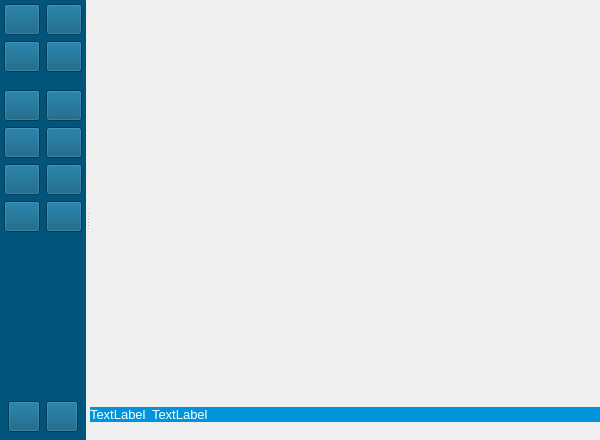
<?xml version="1.0" encoding="UTF-8"?>
<ui version="4.0">
 <class>FormEditorMachine</class>
 <widget class="QWidget" name="FormEditorMachine">
  <property name="geometry">
   <rect>
    <x>0</x>
    <y>0</y>
    <width>600</width>
    <height>440</height>
   </rect>
  </property>
  <property name="windowTitle">
   <string>Form</string>
  </property>
  <layout class="QVBoxLayout" name="verticalLayout_6">
   <property name="leftMargin">
    <number>0</number>
   </property>
   <property name="topMargin">
    <number>0</number>
   </property>
   <property name="rightMargin">
    <number>0</number>
   </property>
   <property name="bottomMargin">
    <number>0</number>
   </property>
   <item>
    <widget class="QSplitter" name="splitter">
     <property name="orientation">
      <enum>Qt::Horizontal</enum>
     </property>
     <widget class="QFrame" name="frame">
      <property name="sizePolicy">
       <sizepolicy hsizetype="MinimumExpanding" vsizetype="Expanding">
        <horstretch>0</horstretch>
        <verstretch>0</verstretch>
       </sizepolicy>
      </property>
      <property name="frameShape">
       <enum>QFrame::NoFrame</enum>
      </property>
      <property name="frameShadow">
       <enum>QFrame::Raised</enum>
      </property>
      <property name="lineWidth">
       <number>0</number>
      </property>
      <layout class="QVBoxLayout" name="verticalLayout_2">
       <property name="leftMargin">
        <number>0</number>
       </property>
       <property name="topMargin">
        <number>0</number>
       </property>
       <property name="rightMargin">
        <number>0</number>
       </property>
       <property name="bottomMargin">
        <number>0</number>
       </property>
       <item>
        <widget class="QFrame" name="tool_frame">
         <property name="styleSheet">
          <string notr="true">color:white;background:#01547a;</string>
         </property>
         <property name="frameShape">
          <enum>QFrame::NoFrame</enum>
         </property>
         <property name="frameShadow">
          <enum>QFrame::Raised</enum>
         </property>
         <layout class="QVBoxLayout" name="verticalLayout_5">
          <property name="leftMargin">
           <number>0</number>
          </property>
          <property name="topMargin">
           <number>0</number>
          </property>
          <property name="rightMargin">
           <number>0</number>
          </property>
          <property name="bottomMargin">
           <number>0</number>
          </property>
          <item>
           <widget class="QFrame" name="frame_3">
            <property name="frameShape">
             <enum>QFrame::NoFrame</enum>
            </property>
            <property name="frameShadow">
             <enum>QFrame::Raised</enum>
            </property>
            <property name="lineWidth">
             <number>0</number>
            </property>
            <layout class="QGridLayout" name="gridLayout">
             <property name="leftMargin">
              <number>4</number>
             </property>
             <property name="topMargin">
              <number>4</number>
             </property>
             <property name="rightMargin">
              <number>4</number>
             </property>
             <property name="bottomMargin">
              <number>4</number>
             </property>
             <item row="0" column="0">
              <widget class="QToolButton" name="tool_pointer">
               <property name="sizePolicy">
                <sizepolicy hsizetype="Expanding" vsizetype="Fixed">
                 <horstretch>0</horstretch>
                 <verstretch>0</verstretch>
                </sizepolicy>
               </property>
               <property name="styleSheet">
                <string notr="true"/>
               </property>
               <property name="text">
                <string/>
               </property>
               <property name="icon">
                <iconset resource="resources.qrc">
                 <normaloff>:/Files/images/toolbars/tools/icon_arrow.gif</normaloff>:/Files/images/toolbars/tools/icon_arrow.gif</iconset>
               </property>
               <property name="iconSize">
                <size>
                 <width>24</width>
                 <height>24</height>
                </size>
               </property>
               <property name="checkable">
                <bool>true</bool>
               </property>
               <property name="checked">
                <bool>false</bool>
               </property>
               <property name="popupMode">
                <enum>QToolButton::DelayedPopup</enum>
               </property>
               <property name="toolButtonStyle">
                <enum>Qt::ToolButtonIconOnly</enum>
               </property>
               <property name="autoRaise">
                <bool>false</bool>
               </property>
              </widget>
             </item>
             <item row="4" column="1">
              <widget class="QToolButton" name="tool_machine_right">
               <property name="sizePolicy">
                <sizepolicy hsizetype="Expanding" vsizetype="Fixed">
                 <horstretch>0</horstretch>
                 <verstretch>0</verstretch>
                </sizepolicy>
               </property>
               <property name="styleSheet">
                <string notr="true"/>
               </property>
               <property name="text">
                <string/>
               </property>
               <property name="icon">
                <iconset resource="resources.qrc">
                 <normaloff>:/Files/images/toolbars/tools/icon_r_small.gif</normaloff>:/Files/images/toolbars/tools/icon_r_small.gif</iconset>
               </property>
               <property name="iconSize">
                <size>
                 <width>24</width>
                 <height>24</height>
                </size>
               </property>
               <property name="checkable">
                <bool>true</bool>
               </property>
               <property name="toolButtonStyle">
                <enum>Qt::ToolButtonIconOnly</enum>
               </property>
              </widget>
             </item>
             <item row="5" column="0">
              <widget class="QToolButton" name="tool_machine_left_word">
               <property name="sizePolicy">
                <sizepolicy hsizetype="Expanding" vsizetype="Fixed">
                 <horstretch>0</horstretch>
                 <verstretch>0</verstretch>
                </sizepolicy>
               </property>
               <property name="styleSheet">
                <string notr="true"/>
               </property>
               <property name="text">
                <string/>
               </property>
               <property name="icon">
                <iconset resource="resources.qrc">
                 <normaloff>:/Files/images/toolbars/tools/icon_l_big.gif</normaloff>:/Files/images/toolbars/tools/icon_l_big.gif</iconset>
               </property>
               <property name="iconSize">
                <size>
                 <width>24</width>
                 <height>24</height>
                </size>
               </property>
               <property name="checkable">
                <bool>true</bool>
               </property>
               <property name="toolButtonStyle">
                <enum>Qt::ToolButtonIconOnly</enum>
               </property>
              </widget>
             </item>
             <item row="1" column="0">
              <widget class="QToolButton" name="tool_translate">
               <property name="sizePolicy">
                <sizepolicy hsizetype="Expanding" vsizetype="Fixed">
                 <horstretch>0</horstretch>
                 <verstretch>0</verstretch>
                </sizepolicy>
               </property>
               <property name="styleSheet">
                <string notr="true"/>
               </property>
               <property name="text">
                <string/>
               </property>
               <property name="icon">
                <iconset resource="resources.qrc">
                 <normaloff>:/Files/images/toolbars/tools/icon_hand.gif</normaloff>:/Files/images/toolbars/tools/icon_hand.gif</iconset>
               </property>
               <property name="iconSize">
                <size>
                 <width>24</width>
                 <height>24</height>
                </size>
               </property>
               <property name="checkable">
                <bool>true</bool>
               </property>
               <property name="toolButtonStyle">
                <enum>Qt::ToolButtonIconOnly</enum>
               </property>
              </widget>
             </item>
             <item row="6" column="0">
              <widget class="QToolButton" name="tool_machine_copy">
               <property name="sizePolicy">
                <sizepolicy hsizetype="Expanding" vsizetype="Fixed">
                 <horstretch>0</horstretch>
                 <verstretch>0</verstretch>
                </sizepolicy>
               </property>
               <property name="styleSheet">
                <string notr="true"/>
               </property>
               <property name="text">
                <string/>
               </property>
               <property name="icon">
                <iconset resource="resources.qrc">
                 <normaloff>:/Files/images/toolbars/tools/icon_k.gif</normaloff>:/Files/images/toolbars/tools/icon_k.gif</iconset>
               </property>
               <property name="iconSize">
                <size>
                 <width>24</width>
                 <height>24</height>
                </size>
               </property>
               <property name="checkable">
                <bool>true</bool>
               </property>
               <property name="toolButtonStyle">
                <enum>Qt::ToolButtonIconOnly</enum>
               </property>
              </widget>
             </item>
             <item row="6" column="1">
              <widget class="QToolButton" name="tool_machine_lambda">
               <property name="sizePolicy">
                <sizepolicy hsizetype="Expanding" vsizetype="Fixed">
                 <horstretch>0</horstretch>
                 <verstretch>0</verstretch>
                </sizepolicy>
               </property>
               <property name="styleSheet">
                <string notr="true"/>
               </property>
               <property name="text">
                <string/>
               </property>
               <property name="icon">
                <iconset resource="resources.qrc">
                 <normaloff>:/Files/images/toolbars/tools/icon_lambda.gif</normaloff>:/Files/images/toolbars/tools/icon_lambda.gif</iconset>
               </property>
               <property name="iconSize">
                <size>
                 <width>24</width>
                 <height>24</height>
                </size>
               </property>
               <property name="checkable">
                <bool>true</bool>
               </property>
               <property name="toolButtonStyle">
                <enum>Qt::ToolButtonIconOnly</enum>
               </property>
              </widget>
             </item>
             <item row="3" column="1">
              <widget class="QToolButton" name="tool_machine_finish">
               <property name="sizePolicy">
                <sizepolicy hsizetype="Expanding" vsizetype="Fixed">
                 <horstretch>0</horstretch>
                 <verstretch>0</verstretch>
                </sizepolicy>
               </property>
               <property name="styleSheet">
                <string notr="true"/>
               </property>
               <property name="text">
                <string/>
               </property>
               <property name="icon">
                <iconset resource="resources.qrc">
                 <normaloff>:/images/toolbars/tools/icon_finish.png</normaloff>:/images/toolbars/tools/icon_finish.png</iconset>
               </property>
               <property name="iconSize">
                <size>
                 <width>24</width>
                 <height>24</height>
                </size>
               </property>
               <property name="checkable">
                <bool>true</bool>
               </property>
               <property name="toolButtonStyle">
                <enum>Qt::ToolButtonIconOnly</enum>
               </property>
              </widget>
             </item>
             <item row="1" column="1">
              <widget class="QToolButton" name="tool_trash">
               <property name="sizePolicy">
                <sizepolicy hsizetype="Expanding" vsizetype="Fixed">
                 <horstretch>0</horstretch>
                 <verstretch>0</verstretch>
                </sizepolicy>
               </property>
               <property name="styleSheet">
                <string notr="true"/>
               </property>
               <property name="text">
                <string/>
               </property>
               <property name="icon">
                <iconset resource="resources.qrc">
                 <normaloff>:/Files/images/toolbars/tools/icon_delete.gif</normaloff>:/Files/images/toolbars/tools/icon_delete.gif</iconset>
               </property>
               <property name="iconSize">
                <size>
                 <width>24</width>
                 <height>24</height>
                </size>
               </property>
               <property name="checkable">
                <bool>true</bool>
               </property>
               <property name="toolButtonStyle">
                <enum>Qt::ToolButtonIconOnly</enum>
               </property>
              </widget>
             </item>
             <item row="4" column="0">
              <widget class="QToolButton" name="tool_machine_left">
               <property name="sizePolicy">
                <sizepolicy hsizetype="Expanding" vsizetype="Fixed">
                 <horstretch>0</horstretch>
                 <verstretch>0</verstretch>
                </sizepolicy>
               </property>
               <property name="styleSheet">
                <string notr="true"/>
               </property>
               <property name="text">
                <string/>
               </property>
               <property name="icon">
                <iconset resource="resources.qrc">
                 <normaloff>:/Files/images/toolbars/tools/icon_l_small.gif</normaloff>:/Files/images/toolbars/tools/icon_l_small.gif</iconset>
               </property>
               <property name="iconSize">
                <size>
                 <width>24</width>
                 <height>24</height>
                </size>
               </property>
               <property name="checkable">
                <bool>true</bool>
               </property>
               <property name="toolButtonStyle">
                <enum>Qt::ToolButtonIconOnly</enum>
               </property>
              </widget>
             </item>
             <item row="5" column="1">
              <widget class="QToolButton" name="tool_machine_right_word">
               <property name="sizePolicy">
                <sizepolicy hsizetype="Expanding" vsizetype="Fixed">
                 <horstretch>0</horstretch>
                 <verstretch>0</verstretch>
                </sizepolicy>
               </property>
               <property name="styleSheet">
                <string notr="true"/>
               </property>
               <property name="text">
                <string/>
               </property>
               <property name="icon">
                <iconset resource="resources.qrc">
                 <normaloff>:/Files/images/toolbars/tools/icon_r_big.gif</normaloff>:/Files/images/toolbars/tools/icon_r_big.gif</iconset>
               </property>
               <property name="iconSize">
                <size>
                 <width>24</width>
                 <height>24</height>
                </size>
               </property>
               <property name="checkable">
                <bool>true</bool>
               </property>
               <property name="toolButtonStyle">
                <enum>Qt::ToolButtonIconOnly</enum>
               </property>
              </widget>
             </item>
             <item row="3" column="0">
              <widget class="QToolButton" name="tool_machine_start">
               <property name="sizePolicy">
                <sizepolicy hsizetype="Expanding" vsizetype="Fixed">
                 <horstretch>0</horstretch>
                 <verstretch>0</verstretch>
                </sizepolicy>
               </property>
               <property name="styleSheet">
                <string notr="true"/>
               </property>
               <property name="text">
                <string/>
               </property>
               <property name="icon">
                <iconset resource="resources.qrc">
                 <normaloff>:/images/toolbars/tools/icon_start.png</normaloff>:/images/toolbars/tools/icon_start.png</iconset>
               </property>
               <property name="iconSize">
                <size>
                 <width>24</width>
                 <height>24</height>
                </size>
               </property>
               <property name="checkable">
                <bool>true</bool>
               </property>
               <property name="toolButtonStyle">
                <enum>Qt::ToolButtonIconOnly</enum>
               </property>
              </widget>
             </item>
             <item row="0" column="1">
              <widget class="QToolButton" name="tool_link">
               <property name="sizePolicy">
                <sizepolicy hsizetype="Expanding" vsizetype="Fixed">
                 <horstretch>0</horstretch>
                 <verstretch>0</verstretch>
                </sizepolicy>
               </property>
               <property name="styleSheet">
                <string notr="true"/>
               </property>
               <property name="text">
                <string/>
               </property>
               <property name="icon">
                <iconset resource="resources.qrc">
                 <normaloff>:/Files/images/toolbars/tools/icon_link.gif</normaloff>:/Files/images/toolbars/tools/icon_link.gif</iconset>
               </property>
               <property name="iconSize">
                <size>
                 <width>24</width>
                 <height>24</height>
                </size>
               </property>
               <property name="checkable">
                <bool>true</bool>
               </property>
               <property name="toolButtonStyle">
                <enum>Qt::ToolButtonIconOnly</enum>
               </property>
              </widget>
             </item>
             <item row="2" column="0">
              <spacer name="verticalSpacer">
               <property name="orientation">
                <enum>Qt::Vertical</enum>
               </property>
               <property name="sizeHint" stdset="0">
                <size>
                 <width>12</width>
                 <height>12</height>
                </size>
               </property>
              </spacer>
             </item>
            </layout>
           </widget>
          </item>
          <item>
           <widget class="QFrame" name="frame_6">
            <property name="sizePolicy">
             <sizepolicy hsizetype="Expanding" vsizetype="Expanding">
              <horstretch>0</horstretch>
              <verstretch>0</verstretch>
             </sizepolicy>
            </property>
            <property name="frameShape">
             <enum>QFrame::NoFrame</enum>
            </property>
            <property name="frameShadow">
             <enum>QFrame::Raised</enum>
            </property>
           </widget>
          </item>
          <item>
           <widget class="QFrame" name="frame_7">
            <property name="sizePolicy">
             <sizepolicy hsizetype="Expanding" vsizetype="Preferred">
              <horstretch>0</horstretch>
              <verstretch>0</verstretch>
             </sizepolicy>
            </property>
            <property name="frameShape">
             <enum>QFrame::NoFrame</enum>
            </property>
            <property name="frameShadow">
             <enum>QFrame::Raised</enum>
            </property>
            <layout class="QVBoxLayout" name="verticalLayout_8">
             <property name="leftMargin">
              <number>4</number>
             </property>
             <property name="topMargin">
              <number>4</number>
             </property>
             <property name="rightMargin">
              <number>4</number>
             </property>
             <property name="bottomMargin">
              <number>4</number>
             </property>
             <item>
              <widget class="QFrame" name="frame_navi">
               <property name="sizePolicy">
                <sizepolicy hsizetype="Expanding" vsizetype="Minimum">
                 <horstretch>0</horstretch>
                 <verstretch>0</verstretch>
                </sizepolicy>
               </property>
               <property name="minimumSize">
                <size>
                 <width>0</width>
                 <height>0</height>
                </size>
               </property>
               <property name="frameShape">
                <enum>QFrame::NoFrame</enum>
               </property>
               <property name="frameShadow">
                <enum>QFrame::Raised</enum>
               </property>
               <layout class="QHBoxLayout" name="horizontalLayout_2">
                <property name="leftMargin">
                 <number>4</number>
                </property>
                <property name="topMargin">
                 <number>4</number>
                </property>
                <property name="rightMargin">
                 <number>4</number>
                </property>
                <property name="bottomMargin">
                 <number>4</number>
                </property>
                <item>
                 <widget class="QToolButton" name="tool_complex">
                  <property name="sizePolicy">
                   <sizepolicy hsizetype="Expanding" vsizetype="Fixed">
                    <horstretch>0</horstretch>
                    <verstretch>0</verstretch>
                   </sizepolicy>
                  </property>
                  <property name="styleSheet">
                   <string notr="true"/>
                  </property>
                  <property name="text">
                   <string/>
                  </property>
                  <property name="icon">
                   <iconset resource="resources.qrc">
                    <normaloff>:/Files/images/toolbars/tools/icon_complex.gif</normaloff>:/Files/images/toolbars/tools/icon_complex.gif</iconset>
                  </property>
                  <property name="iconSize">
                   <size>
                    <width>24</width>
                    <height>24</height>
                   </size>
                  </property>
                  <property name="checkable">
                   <bool>false</bool>
                  </property>
                  <property name="toolButtonStyle">
                   <enum>Qt::ToolButtonIconOnly</enum>
                  </property>
                 </widget>
                </item>
                <item>
                 <widget class="QToolButton" name="_navi">
                  <property name="sizePolicy">
                   <sizepolicy hsizetype="Expanding" vsizetype="Fixed">
                    <horstretch>0</horstretch>
                    <verstretch>0</verstretch>
                   </sizepolicy>
                  </property>
                  <property name="text">
                   <string/>
                  </property>
                  <property name="icon">
                   <iconset resource="resources.qrc">
                    <normaloff>:/Files/images/nav.png</normaloff>:/Files/images/nav.png</iconset>
                  </property>
                  <property name="iconSize">
                   <size>
                    <width>24</width>
                    <height>24</height>
                   </size>
                  </property>
                 </widget>
                </item>
               </layout>
              </widget>
             </item>
            </layout>
           </widget>
          </item>
         </layout>
        </widget>
       </item>
      </layout>
     </widget>
     <widget class="QFrame" name="frame_4">
      <property name="sizePolicy">
       <sizepolicy hsizetype="Expanding" vsizetype="Expanding">
        <horstretch>9</horstretch>
        <verstretch>0</verstretch>
       </sizepolicy>
      </property>
      <property name="frameShape">
       <enum>QFrame::NoFrame</enum>
      </property>
      <property name="frameShadow">
       <enum>QFrame::Plain</enum>
      </property>
      <layout class="QVBoxLayout" name="verticalLayout">
       <property name="leftMargin">
        <number>0</number>
       </property>
       <property name="topMargin">
        <number>0</number>
       </property>
       <property name="rightMargin">
        <number>0</number>
       </property>
       <property name="bottomMargin">
        <number>0</number>
       </property>
       <item>
        <widget class="QWidget" name="widget_5" native="true">
         <property name="sizePolicy">
          <sizepolicy hsizetype="Expanding" vsizetype="Expanding">
           <horstretch>0</horstretch>
           <verstretch>9</verstretch>
          </sizepolicy>
         </property>
         <layout class="QVBoxLayout" name="verticalLayout_4">
          <property name="leftMargin">
           <number>0</number>
          </property>
          <property name="topMargin">
           <number>0</number>
          </property>
          <property name="rightMargin">
           <number>0</number>
          </property>
          <property name="bottomMargin">
           <number>0</number>
          </property>
          <item>
           <widget class="FormEditorWidget" name="widget_editor" native="true">
            <property name="sizePolicy">
             <sizepolicy hsizetype="Expanding" vsizetype="Expanding">
              <horstretch>0</horstretch>
              <verstretch>0</verstretch>
             </sizepolicy>
            </property>
            <property name="minimumSize">
             <size>
              <width>128</width>
              <height>128</height>
             </size>
            </property>
           </widget>
          </item>
         </layout>
        </widget>
       </item>
       <item>
        <widget class="QFrame" name="properties_frame">
         <property name="sizePolicy">
          <sizepolicy hsizetype="Expanding" vsizetype="Minimum">
           <horstretch>0</horstretch>
           <verstretch>0</verstretch>
          </sizepolicy>
         </property>
         <property name="minimumSize">
          <size>
           <width>0</width>
           <height>0</height>
          </size>
         </property>
         <property name="frameShape">
          <enum>QFrame::NoFrame</enum>
         </property>
         <property name="frameShadow">
          <enum>QFrame::Raised</enum>
         </property>
         <layout class="QVBoxLayout" name="verticalLayout_3">
          <property name="leftMargin">
           <number>0</number>
          </property>
          <property name="topMargin">
           <number>0</number>
          </property>
          <property name="rightMargin">
           <number>0</number>
          </property>
          <property name="bottomMargin">
           <number>0</number>
          </property>
          <item>
           <widget class="QFrame" name="frame_2">
            <property name="sizePolicy">
             <sizepolicy hsizetype="Expanding" vsizetype="Minimum">
              <horstretch>0</horstretch>
              <verstretch>0</verstretch>
             </sizepolicy>
            </property>
            <property name="frameShape">
             <enum>QFrame::NoFrame</enum>
            </property>
            <property name="frameShadow">
             <enum>QFrame::Raised</enum>
            </property>
            <layout class="QVBoxLayout" name="verticalLayout_7">
             <property name="spacing">
              <number>-1</number>
             </property>
             <property name="leftMargin">
              <number>0</number>
             </property>
             <property name="topMargin">
              <number>0</number>
             </property>
             <property name="rightMargin">
              <number>0</number>
             </property>
             <property name="bottomMargin">
              <number>12</number>
             </property>
             <item>
              <widget class="QFrame" name="frame_5">
               <property name="sizePolicy">
                <sizepolicy hsizetype="Expanding" vsizetype="Minimum">
                 <horstretch>0</horstretch>
                 <verstretch>0</verstretch>
                </sizepolicy>
               </property>
               <property name="autoFillBackground">
                <bool>false</bool>
               </property>
               <property name="styleSheet">
                <string notr="true">color:white;background:#0095da</string>
               </property>
               <property name="frameShape">
                <enum>QFrame::VLine</enum>
               </property>
               <property name="frameShadow">
                <enum>QFrame::Raised</enum>
               </property>
               <property name="lineWidth">
                <number>0</number>
               </property>
               <layout class="QHBoxLayout" name="horizontalLayout">
                <property name="leftMargin">
                 <number>0</number>
                </property>
                <property name="topMargin">
                 <number>0</number>
                </property>
                <property name="rightMargin">
                 <number>0</number>
                </property>
                <property name="bottomMargin">
                 <number>0</number>
                </property>
                <item>
                 <widget class="QLabel" name="label_image">
                  <property name="sizePolicy">
                   <sizepolicy hsizetype="Preferred" vsizetype="Preferred">
                    <horstretch>0</horstretch>
                    <verstretch>0</verstretch>
                   </sizepolicy>
                  </property>
                  <property name="font">
                   <font>
                    <pointsize>10</pointsize>
                   </font>
                  </property>
                  <property name="text">
                   <string>TextLabel</string>
                  </property>
                 </widget>
                </item>
                <item>
                 <widget class="QLabel" name="label_title">
                  <property name="sizePolicy">
                   <sizepolicy hsizetype="Expanding" vsizetype="Preferred">
                    <horstretch>0</horstretch>
                    <verstretch>0</verstretch>
                   </sizepolicy>
                  </property>
                  <property name="font">
                   <font>
                    <pointsize>10</pointsize>
                   </font>
                  </property>
                  <property name="text">
                   <string>TextLabel</string>
                  </property>
                 </widget>
                </item>
               </layout>
              </widget>
             </item>
             <item>
              <widget class="QFrame" name="properties">
               <property name="sizePolicy">
                <sizepolicy hsizetype="Expanding" vsizetype="Maximum">
                 <horstretch>0</horstretch>
                 <verstretch>0</verstretch>
                </sizepolicy>
               </property>
               <property name="frameShape">
                <enum>QFrame::NoFrame</enum>
               </property>
               <property name="frameShadow">
                <enum>QFrame::Raised</enum>
               </property>
               <property name="lineWidth">
                <number>0</number>
               </property>
              </widget>
             </item>
            </layout>
           </widget>
          </item>
         </layout>
        </widget>
       </item>
      </layout>
     </widget>
    </widget>
   </item>
  </layout>
 </widget>
 <customwidgets>
  <customwidget>
   <class>FormEditorWidget</class>
   <extends>QWidget</extends>
   <header>formeditorwidget.h</header>
   <container>1</container>
  </customwidget>
 </customwidgets>
 <resources>
  <include location="resources.qrc"/>
 </resources>
 <connections/>
</ui>
